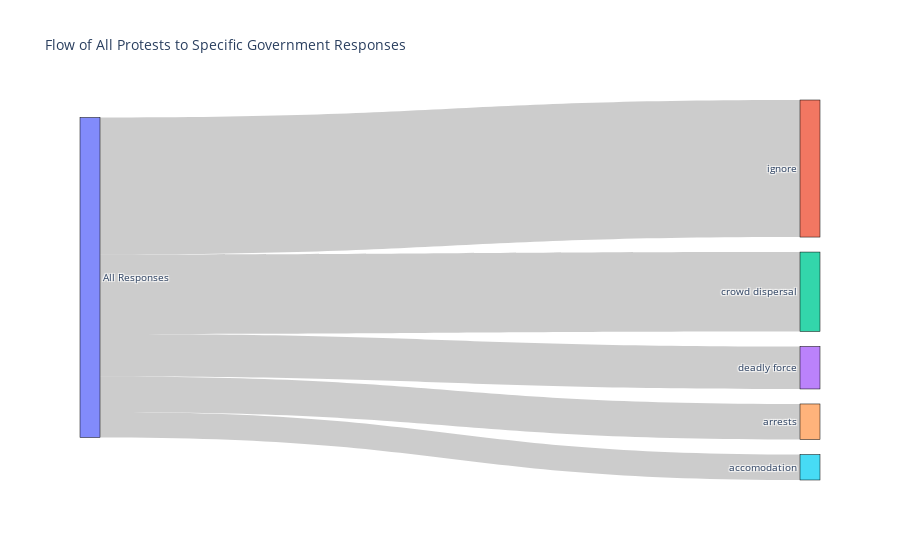

The notebook cell saved with this chart:
### Code cell
all_responses = pd.melt(df, value_vars=['stateresponse1', 'stateresponse2', 'stateresponse3', 'stateresponse4', 'stateresponse5', 'stateresponse6', 'stateresponse7'],
                        var_name='response_type', value_name='response')['response']

all_responses = all_responses[(all_responses != 'None') & (all_responses != 'Unknown')]
response_counts = all_responses.value_counts()

labels = ['All Responses'] + response_counts.index.tolist()
sources = [0] * len(response_counts)


targets = list(range(1, len(response_counts) + 1))
values = response_counts.tolist()

# Sankey diagram
fig = go.Figure(data=[go.Sankey(
    node=dict(
      pad=15,
      thickness=20,
      line=dict(color="black", width=0.5),
      label=labels
    ),
    link=dict(
      source=sources, 
      target=targets,
      value=values
    ))])

fig.update_layout(title_text="Flow of All Protests to Specific Government Responses", font_size=10)
fig.show()

### Figure 1 — Plotly figure (JSON) as saved in the notebook; plotly's stock layout.template omitted (floating-point values rounded to 4 significant figures)
{"data": [{"link": {"source": [0, 0, 0, 0, 0], "target": [1, 2, 3, 4, 5], "value": [8286, 4800, 2570, 2152, 1538]}, "node": {"label": ["All Responses", "ignore", "crowd dispersal", "deadly force", "arrests", "accomodation"], "line": {"color": "black", "width": 0.5}, "pad": 15, "thickness": 20}, "type": "sankey"}], "layout": {"font": {"size": 10}, "title": {"text": "Flow of All Protests to Specific Government Responses"}}}
